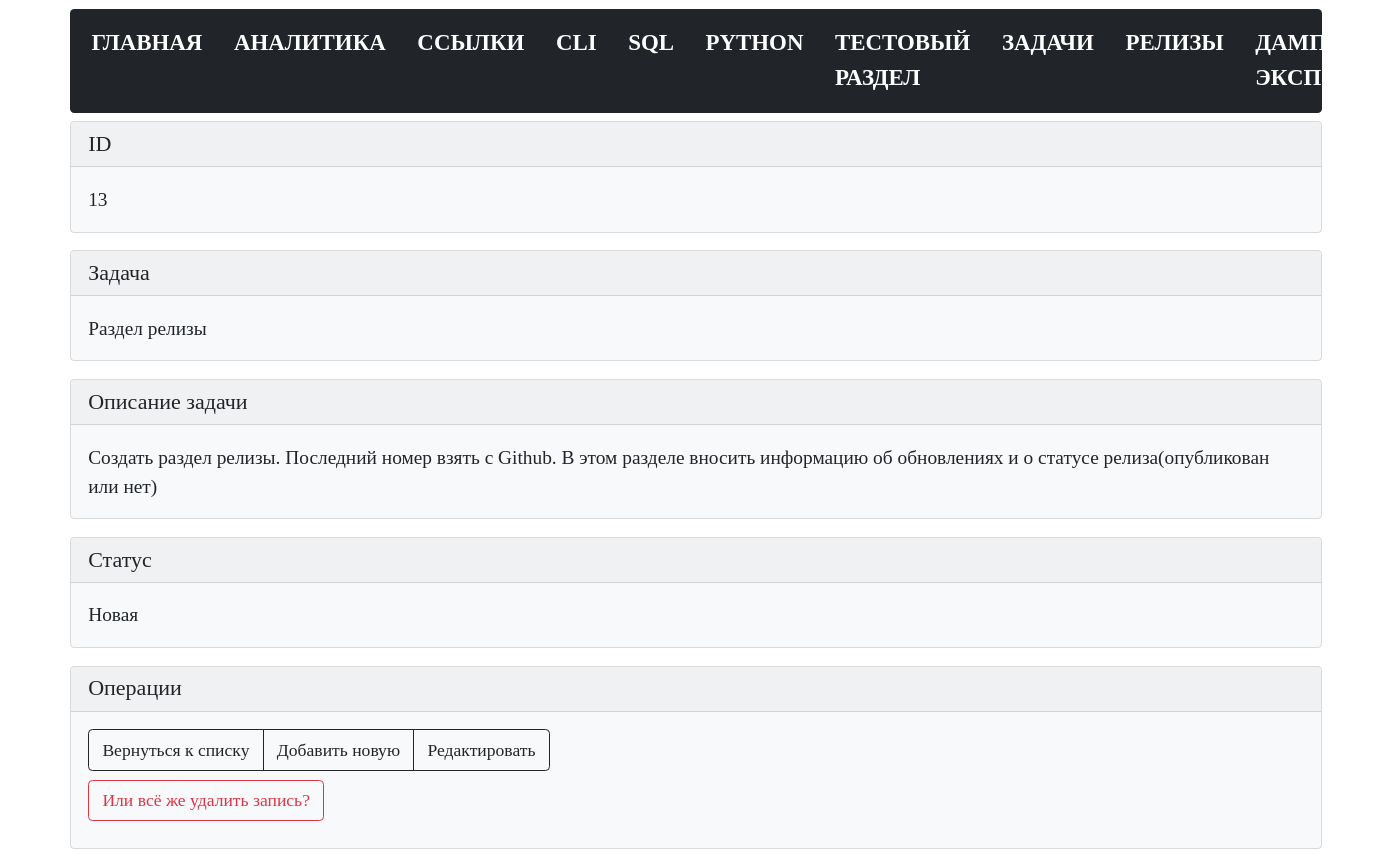
The app's page /tasks/view/13, older data.
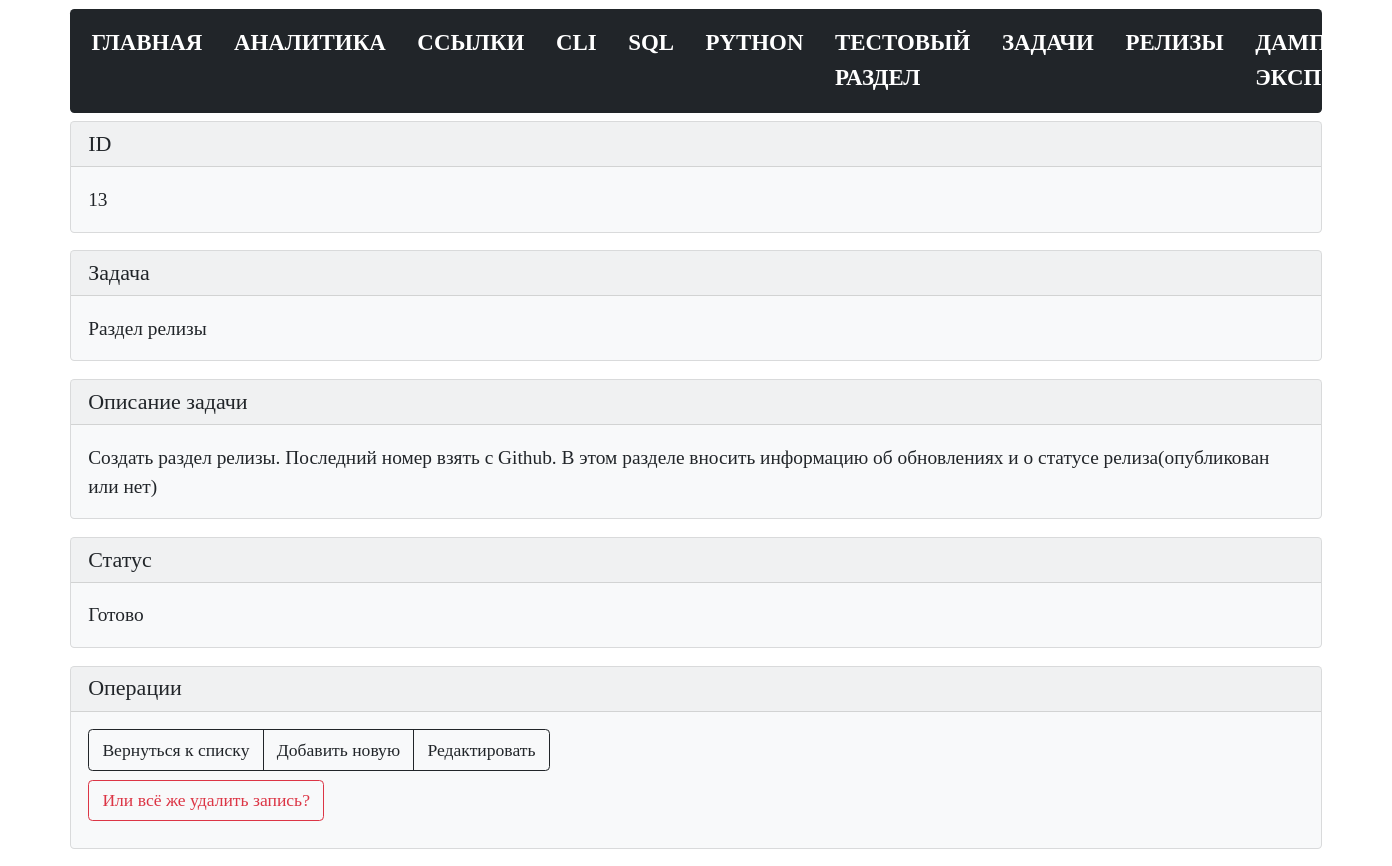
The same page, newer data.
### tables this page shows
CREATE TABLE tasks (
  task_id INTEGER PRIMARY KEY AUTOINCREMENT,
  task_name TEXT NOT NULL,
  task_description TEXT NOT NULL,
  task_status TEXT NOT NULL DEFAULT Новая
);

### modules/tasks/get_post_task.py (the view)
@bp.route("/tasks/view/<int:task_id>")
def get_post_task(task_id):
    conn = connect.get_db_connection()
    task_view = conn.execute("SELECT * FROM tasks WHERE task_id = ?",
                             (task_id,)).fetchone()
    conn.close()
    return render_template("tasks/task_view.html",
                           task_view=task_view)

### modules/connect.py (called while the page is built)
def get_db_connection():
    db_path = os.path.join(BASE_DIR, '../database.db')
    conn = sqlite3.connect(db_path)
    conn.row_factory = sqlite3.Row
    return conn

### templates/tasks/task_view.html (shortened to what this page needs)
{% extends 'base.html' %}
{% block content %}
<div class="card text-dark bg-light mb-3">
   <div class="card-header h5">ID</div>
   <div class="card-body">
      <p class="card-text">{{ task_view['task_id'] }}</p>
   </div>
</div>
<div class="card text-dark bg-light mb-3">
   <div class="card-header h5">Задача</div>
   <div class="card-body">
      <p class="card-text">{{ task_view['task_name'] }}</p>
   </div>
</div>
<div class="card text-dark bg-light mb-3">
   <div class="card-header h5">Описание задачи</div>
   <div class="card-body">
      <p class="card-text">{{ task_view['task_description'] }}</p>
   </div>
</div>
<div class="card text-dark bg-light mb-3">
   <div class="card-header h5">Статус</div>
   <div class="card-body">
      <p class="card-text">{{ task_view['task_status'] }}</p>
   </div>
</div>
<div class="card text-dark bg-light mb-3">
   <div class="card-header h5">Операции</div>
   <div class="card-body">
      <div class="btn-group btn-group pb-2" role="group" aria-label="...">
         <a href="{{ url_for('tasks.tasks') }}" class="btn btn-outline-dark">Вернуться к списку</a>
         <a href="{{ url_for('add_task.add_task') }}" class="btn btn-outline-dark">Добавить новую</a>
         <a href="{{ url_for('edit_task.edit_task', task_id=task_view['task_id']) }}"
            class="btn btn-outline-dark">Редактировать</a>
      </div>
      <form action="{{ url_for('delete_task.delete_task', task_id=task_view['task_id'])}}" method="POST"
         class="pb-2">
         <input type="submit" class="btn btn-outline-danger" value="Или всё же удалить запись?"
            onclick="return confirm('Вы точно уверены что хотите удалить запись?')" />
      </form>
   </div>
</div>
{% endblock %}

Row changes from the older to the newer data that the page shows:
changed tasks "Раздел релизы": task_status "Новая" → "Готово"
